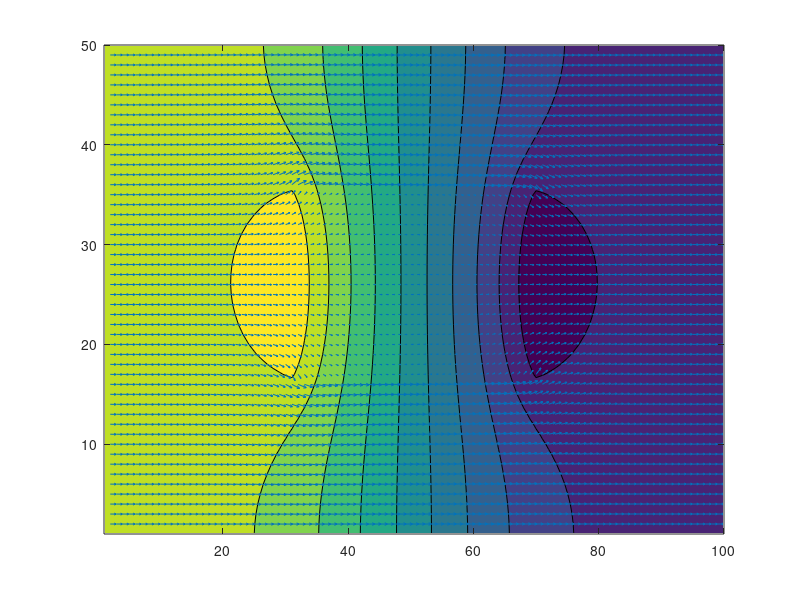

Reproduce this figure in MATLAB. (Note: this script raises an error after producing the figure.)
clear
close all

%space variables (ENTER)
Nx=100;           %number of columns
Ny=50;           %number of rows 

%discretization variables (ENTER)
dx = 1;          % x-grid size
dy = 1;          % y-grid size


%fluid density & viscosity (ENTER)
density = 1000;
viscosity = 1;
ratio = density/viscosity;       %ratio of density and dynamic viscosity 

%size and dimension of pressure and velocity (AUTO)
p = zeros(Ny,Nx);      %pressure
u = zeros(Ny+1,Nx+1);  %x-velocity  
v = zeros(Ny+1,Nx+1);  %y-velocity
residual = zeros(Ny*Nx,1); %residuals from continuity
dp = zeros(Ny*Nx,1);  %changes in pressures

%initial conditions (ENTER)
u = zeros(Ny+1,Nx+1)+1;
%constant value of 0.1 (initializes velocity field)

%temporary variables (AUTO)
u1=u;  
v1=v;
dp1=zeros(Ny,Nx);
residual1=zeros(Ny,Nx);

%apply boundary conditions 
u1(Ny/2-Ny/5+2:Ny/2+Ny/5,Nx/2-Nx/5+2:Nx/2+Nx/5) = 0.0;                   
v1(Ny/2-Ny/5+2:Ny/2+Ny/5,Nx/2-Nx/5+2:Nx/2+Nx/5) = 0.0;

%timestep value, relaxation factor, number of iterations (ENTER)
dt=1;             
relaxation_factor=1;            
total_iterations=1;            
residual_max = zeros(total_iterations,1);

%check CFL criteria (CHECK!)
CFL_x = max(max(u))*dt/dx;
CFL_y = max(max(u))*dt/dy;

%calculate sparse matrix (AUTO)
J_a = 2*(1/dx^2+1/dy^2);
J_b = -1/dy^2;
J_c = -1/dx^2;

J=spalloc(Nx*Ny,Nx*Ny,(Nx-2)*(Ny-2)*4+Nx*Ny);

for i=1:Nx*Ny-1
    J(i,i+1)=J_b;
end

for i=2:Nx*Ny
    J(i,i-1)=J_b;
end

for i=1:Nx*Ny-Nx
    J(i,i+Nx)=J_c;
end

for i=1:Nx*Ny-Nx
    J(i+Nx,i)=J_c;
end

for i=1:Ny-1
J(i*Nx+1,i*Nx)=0;
J(i*Nx,i*Nx+1)=0;
end

for i=1:Nx*Ny
    J(i,i)=-sum(J(i,:));
end

%spy(J)   %for checking sparse matrix

for j=1:Ny
    for i=1:Nx
        
        residual1(j,i)=-((u1(j,i+1)-u1(j,i))/dx+(v1(j+1,i)-v1(j,i))/dy)/dt;    %calculate residuals from continuity
   
    end
end


for j=1:Ny
    for i=1:Nx
        
        residual(Nx*(j-1)+i,1)=residual1(j,i);                          %converting residual from a matrix to a vector
    
    end
end

dp=J\residual;                                              %changes in pressure field

for j=1:Ny
    for i=1:Nx
        dp1(j,i)=dp(Nx*(j-1)+i,1);                             %converitng changes in pressure field from a vector to a matrix
    end
end

for j=2:Ny
    for i=2:Nx
        u1(j,i)=u1(j,i)+relaxation_factor*(dp1(j,i-1)-dp1(j,i))*dt/dx;                 %u velocity correction
    end
end

for j=2:Ny
    for i=2:Nx+1
        v1(j,i)=v1(j,i)+relaxation_factor*(dp1(j-1,i-1)-dp1(j,i-1))*dt/dy;             %v velocity correction
    end
end


p = p + relaxation_factor*dp1;                                      %pressure field correction
u = u1;
v = v1;
% 



figure()
contourf (p)  %plot pressure field
hold on

UU = u(2:Ny-1,3:Nx);  %select u velocity field (adjust for staggered grid)
VV = v(2:Ny-1,3:Nx);  %select v velocity field (adjust for staggered grid)

[X,Y]=meshgrid(2:1:Nx-1,2:1:Ny-1);   %vector plot
q=quiver(X,Y,UU,VV,1);
q.Color = 'black';
axis equal;

%draw a square
v_ = [Nx/2-Nx/5+1 Ny/2-Ny/5+1.5;  Nx/2-Nx/5+1 Ny/2+Ny/5+0.5; Nx/2+Nx/5 Ny/2-Ny/5+1.5; Nx/2+Nx/5 Ny/2+Ny/5+.5];
f_ = [2 1 3 4];
p_=patch('Faces',f_,'Vertices',v_,'FaceColor','red');
p_.EdgeColor='none';
p_.FaceColor='white';
xlabel ('x-dimension')
ylabel ('y-dimension')
title ('Pressure and velocity field around the square')
colorbar
